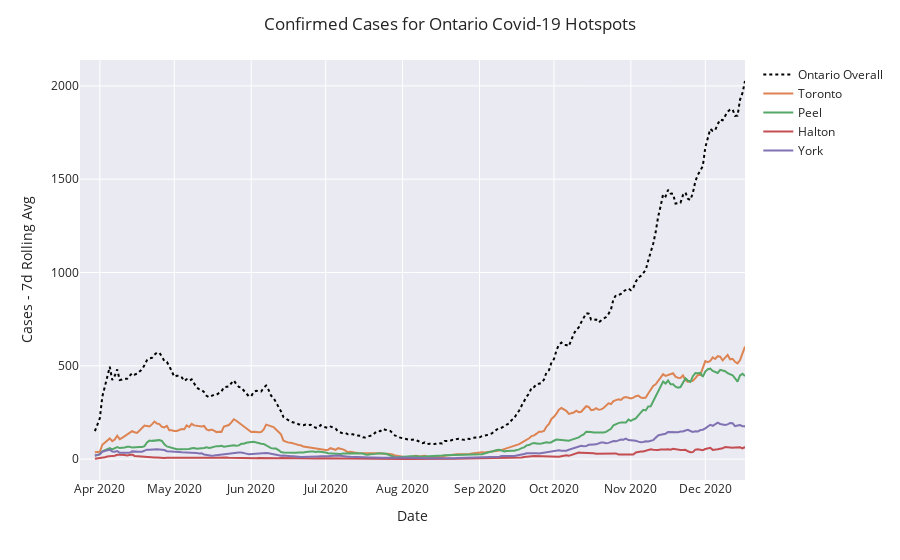

The notebook cell this image was saved under:
### Code cell
#hide_input

fig_hot = px.line(width=1000, template='seaborn'
                  )

fig_hot.add_trace(go.Scatter(
    x=ontario['Date'],
    y=ontario['Rolling 7d'],
    mode='lines',
    name='Ontario Overall',
    line=dict(color="black", dash="dot")
    ))
fig_hot.add_trace(go.Scatter(
    x=toronto['Date'],
    y=toronto['Rolling 7d'],
    mode='lines',
    name='Toronto',
    #line=dict(color="yellow", dash="solid")
    ))

fig_hot.add_trace(go.Scatter(
    x=peel['Date'],
    y=peel['Rolling 7d'],
    mode='lines',
    name='Peel',
    #line=dict(color="red", dash="solid")
    ))
fig_hot.add_trace(go.Scatter(
    x=halton['Date'],
    y=halton['Rolling 7d'],
    mode='lines',
    name='Halton',
    #line=dict(color="orange", dash="solid")
    ))
fig_hot.add_trace(go.Scatter(
    x=york['Date'],
    y=york['Rolling 7d'],
    mode='lines',
    name='York',
    #line=dict(color="green", dash="solid")
    ))

fig_hot.update_layout(title='Confirmed Cases for Ontario Covid-19 Hotspots',
                      xaxis_title='Date',
                      yaxis_title='Cases - 7d Rolling Avg')

### Figure 1 — Plotly figure (JSON) as saved in the notebook; plotly's stock layout.template omitted (floating-point values rounded to 4 significant figures; data arrays with more than 128 entries replaced by an {"elided": "..."} marker saying what was removed)
{"data": [{"line": {"color": "black", "dash": "dot"}, "mode": "lines", "name": "Ontario Overall", "type": "scatter", "x": {"elided": "269 str values"}, "y": {"elided": "269 float values"}}, {"mode": "lines", "name": "Toronto", "type": "scatter", "x": {"elided": "269 str values"}, "y": {"elided": "269 float values"}}, {"mode": "lines", "name": "Peel", "type": "scatter", "x": {"elided": "269 str values"}, "y": {"elided": "269 float values"}}, {"mode": "lines", "name": "Halton", "type": "scatter", "x": {"elided": "269 str values"}, "y": {"elided": "269 float values"}}, {"mode": "lines", "name": "York", "type": "scatter", "x": {"elided": "269 str values"}, "y": {"elided": "269 float values"}}], "layout": {"autosize": true, "legend": {"tracegroupgap": 0}, "margin": {"t": 60}, "title": {"text": "Confirmed Cases for Ontario Covid-19 Hotspots"}, "xaxis": {"anchor": "y", "autorange": true, "domain": [0, 1], "range": ["2020-03-24", "2020-12-17"], "title": {"text": "Date"}, "type": "date"}, "yaxis": {"anchor": "x", "autorange": true, "domain": [0, 1], "range": [-112.1, 2139.0], "title": {"text": "Cases - 7d Rolling Avg"}, "type": "linear"}}}
